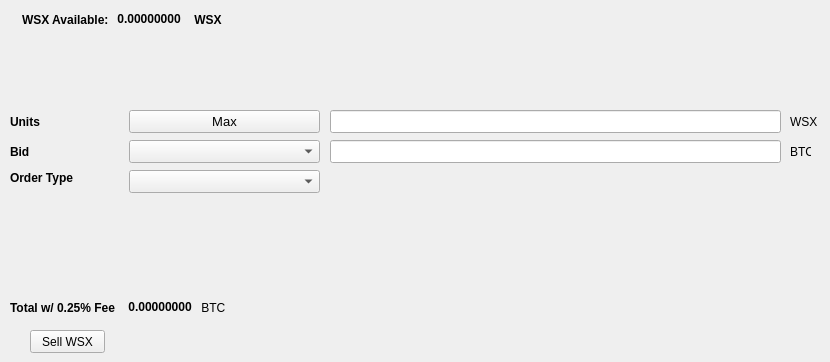
   <widget class="QWidget" name="SellTab">
    <attribute name="title">
     <string>Sell</string>
    </attribute>
    <widget class="QLabel" name="label_16">
     <property name="geometry">
      <rect>
       <x>790</x>
       <y>140</y>
       <width>21</width>
       <height>23</height>
      </rect>
     </property>
     <property name="text">
      <string>BTC</string>
     </property>
    </widget>
    <widget class="QComboBox" name="SellBidcomboBox">
     <property name="geometry">
      <rect>
       <x>129</x>
       <y>140</y>
       <width>191</width>
       <height>23</height>
      </rect>
     </property>
     <property name="font">
      <font>
       <pointsize>10</pointsize>
      </font>
     </property>
    </widget>
    <widget class="QLabel" name="label_18">
     <property name="geometry">
      <rect>
       <x>10</x>
       <y>110</y>
       <width>46</width>
       <height>23</height>
      </rect>
     </property>
     <property name="font">
      <font>
       <weight>75</weight>
       <bold>true</bold>
      </font>
     </property>
     <property name="text">
      <string>Units</string>
     </property>
    </widget>
    <widget class="QPushButton" name="Sell_Max_Amount">
     <property name="geometry">
      <rect>
       <x>129</x>
       <y>110</y>
       <width>191</width>
       <height>23</height>
      </rect>
     </property>
     <property name="font">
      <font>
       <pointsize>10</pointsize>
      </font>
     </property>
     <property name="text">
      <string>Max</string>
     </property>
    </widget>
    <widget class="QLabel" name="label_20">
     <property name="geometry">
      <rect>
       <x>10</x>
       <y>170</y>
       <width>71</width>
       <height>16</height>
      </rect>
     </property>
     <property name="font">
      <font>
       <weight>75</weight>
       <bold>true</bold>
      </font>
     </property>
     <property name="text">
      <string>Order Type</string>
     </property>
    </widget>
    <widget class="QComboBox" name="SellOrdertypeCombo">
     <property name="geometry">
      <rect>
       <x>129</x>
       <y>170</y>
       <width>191</width>
       <height>23</height>
      </rect>
     </property>
     <property name="font">
      <font>
       <pointsize>10</pointsize>
      </font>
     </property>
    </widget>
    <widget class="QLabel" name="label_21">
     <property name="geometry">
      <rect>
       <x>10</x>
       <y>140</y>
       <width>46</width>
       <height>23</height>
      </rect>
     </property>
     <property name="font">
      <font>
       <weight>75</weight>
       <bold>true</bold>
      </font>
     </property>
     <property name="text">
      <string>Bid</string>
     </property>
    </widget>
    <widget class="QLabel" name="label_22">
     <property name="geometry">
      <rect>
       <x>790</x>
       <y>110</y>
       <width>31</width>
       <height>23</height>
      </rect>
     </property>
     <property name="text">
      <string>WSX</string>
     </property>
    </widget>
    <widget class="QLineEdit" name="UnitsInputICB">
     <property name="geometry">
      <rect>
       <x>330</x>
       <y>110</y>
       <width>451</width>
       <height>23</height>
      </rect>
     </property>
     <property name="font">
      <font>
       <pointsize>9</pointsize>
       <weight>75</weight>
       <bold>true</bold>
      </font>
     </property>
    </widget>
    <widget class="QLineEdit" name="SellBidPriceEdit">
     <property name="geometry">
      <rect>
       <x>330</x>
       <y>140</y>
       <width>451</width>
       <height>23</height>
      </rect>
     </property>
     <property name="font">
      <font>
       <pointsize>9</pointsize>
       <weight>75</weight>
       <bold>true</bold>
      </font>
     </property>
    </widget>
    <widget class="QPushButton" name="SellICBBTN">
     <property name="geometry">
      <rect>
       <x>30</x>
       <y>330</y>
       <width>75</width>
       <height>23</height>
      </rect>
     </property>
     <property name="text">
      <string>Sell WSX</string>
     </property>
    </widget>
    <widget class="QWidget" name="layoutWidget">
     <property name="geometry">
      <rect>
       <x>22</x>
       <y>12</y>
       <width>200</width>
       <height>15</height>
      </rect>
     </property>
     <layout class="QHBoxLayout" name="horizontalLayout">
      <item>
       <widget class="QLabel" name="label232_2">
        <property name="font">
         <font>
          <weight>75</weight>
          <bold>true</bold>
         </font>
        </property>
        <property name="text">
         <string>WSX Available:</string>
        </property>
       </widget>
      </item>
      <item>
       <widget class="QLabel" name="ICBAvailableLabel">
        <property name="palette">
         <palette>
          <active>
           <colorrole role="WindowText">
            <brush brushstyle="SolidPattern">
             <color alpha="255">
              <red>0</red>
              <green>0</green>
              <blue>0</blue>
             </color>
            </brush>
           </colorrole>
           <colorrole role="Button">
            <brush brushstyle="SolidPattern">
             <color alpha="255">
              <red>0</red>
              <green>170</green>
              <blue>0</blue>
             </color>
            </brush>
           </colorrole>
           <colorrole role="Light">
            <brush brushstyle="SolidPattern">
             <color alpha="255">
              <red>0</red>
              <green>255</green>
              <blue>0</blue>
             </color>
            </brush>
           </colorrole>
           <colorrole role="Midlight">
            <brush brushstyle="SolidPattern">
             <color alpha="255">
              <red>0</red>
              <green>212</green>
              <blue>0</blue>
             </color>
            </brush>
           </colorrole>
           <colorrole role="Dark">
            <brush brushstyle="SolidPattern">
             <color alpha="255">
              <red>0</red>
              <green>85</green>
              <blue>0</blue>
             </color>
            </brush>
           </colorrole>
           <colorrole role="Mid">
            <brush brushstyle="SolidPattern">
             <color alpha="255">
              <red>0</red>
              <green>113</green>
              <blue>0</blue>
             </color>
            </brush>
           </colorrole>
           <colorrole role="Text">
            <brush brushstyle="SolidPattern">
             <color alpha="255">
              <red>0</red>
              <green>170</green>
              <blue>0</blue>
             </color>
            </brush>
           </colorrole>
           <colorrole role="BrightText">
            <brush brushstyle="SolidPattern">
             <color alpha="255">
              <red>255</red>
              <green>255</green>
              <blue>255</blue>
             </color>
            </brush>
           </colorrole>
           <colorrole role="ButtonText">
            <brush brushstyle="SolidPattern">
             <color alpha="255">
              <red>0</red>
              <green>0</green>
              <blue>0</blue>
             </color>
            </brush>
           </colorrole>
           <colorrole role="Base">
            <brush brushstyle="SolidPattern">
             <color alpha="255">
              <red>255</red>
              <green>255</green>
              <blue>255</blue>
             </color>
            </brush>
           </colorrole>
           <colorrole role="Window">
            <brush brushstyle="SolidPattern">
             <color alpha="255">
              <red>0</red>
              <green>170</green>
              <blue>0</blue>
             </color>
            </brush>
           </colorrole>
           <colorrole role="Shadow">
            <brush brushstyle="SolidPattern">
             <color alpha="255">
              <red>0</red>
              <green>0</green>
              <blue>0</blue>
             </color>
            </brush>
           </colorrole>
           <colorrole role="AlternateBase">
            <brush brushstyle="SolidPattern">
             <color alpha="255">
              <red>127</red>
              <green>212</green>
              <blue>127</blue>
             </color>
            </brush>
           </colorrole>
           <colorrole role="ToolTipBase">
            <brush brushstyle="SolidPattern">
             <color alpha="255">
              <red>255</red>
              <green>255</green>
              <blue>220</blue>
             </color>
            </brush>
           </colorrole>
           <colorrole role="ToolTipText">
            <brush brushstyle="SolidPattern">
             <color alpha="255">
              <red>0</red>
              <green>0</green>
              <blue>0</blue>
             </color>
            </brush>
           </colorrole>
          </active>
          <inactive>
           <colorrole role="WindowText">
            <brush brushstyle="SolidPattern">
             <color alpha="255">
              <red>0</red>
              <green>0</green>
              <blue>0</blue>
             </color>
            </brush>
           </colorrole>
           <colorrole role="Button">
            <brush brushstyle="SolidPattern">
             <color alpha="255">
              <red>0</red>
              <green>170</green>
              <blue>0</blue>
             </color>
            </brush>
           </colorrole>
           <colorrole role="Light">
            <brush brushstyle="SolidPattern">
             <color alpha="255">
              <red>0</red>
              <green>255</green>
              <blue>0</blue>
             </color>
            </brush>
           </colorrole>
           <colorrole role="Midlight">
            <brush brushstyle="SolidPattern">
             <color alpha="255">
              <red>0</red>
              <green>212</green>
              <blue>0</blue>
             </color>
            </brush>
           </colorrole>
           <colorrole role="Dark">
            <brush brushstyle="SolidPattern">
             <color alpha="255">
              <red>0</red>
              <green>85</green>
              <blue>0</blue>
             </color>
            </brush>
           </colorrole>
           <colorrole role="Mid">
            <brush brushstyle="SolidPattern">
             <color alpha="255">
              <red>0</red>
              <green>113</green>
              <blue>0</blue>
             </color>
            </brush>
           </colorrole>
           <colorrole role="Text">
            <brush brushstyle="SolidPattern">
             <color alpha="255">
              <red>0</red>
              <green>170</green>
              <blue>0</blue>
             </color>
            </brush>
           </colorrole>
           <colorrole role="BrightText">
            <brush brushstyle="SolidPattern">
             <color alpha="255">
              <red>255</red>
              <green>255</green>
              <blue>255</blue>
             </color>
            </brush>
           </colorrole>
           <colorrole role="ButtonText">
            <brush brushstyle="SolidPattern">
             <color alpha="255">
              <red>0</red>
              <green>0</green>
              <blue>0</blue>
             </color>
            </brush>
           </colorrole>
           <colorrole role="Base">
            <brush brushstyle="SolidPattern">
             <color alpha="255">
              <red>255</red>
              <green>255</green>
              <blue>255</blue>
             </color>
            </brush>
           </colorrole>
           <colorrole role="Window">
            <brush brushstyle="SolidPattern">
             <color alpha="255">
              <red>0</red>
              <green>170</green>
              <blue>0</blue>
             </color>
            </brush>
           </colorrole>
           <colorrole role="Shadow">
            <brush brushstyle="SolidPattern">
             <color alpha="255">
              <red>0</red>
              <green>0</green>
              <blue>0</blue>
             </color>
            </brush>
           </colorrole>
           <colorrole role="AlternateBase">
            <brush brushstyle="SolidPattern">
             <color alpha="255">
              <red>127</red>
              <green>212</green>
              <blue>127</blue>
             </color>
            </brush>
           </colorrole>
           <colorrole role="ToolTipBase">
            <brush brushstyle="SolidPattern">
             <color alpha="255">
              <red>255</red>
              <green>255</green>
              <blue>220</blue>
             </color>
            </brush>
           </colorrole>
           <colorrole role="ToolTipText">
            <brush brushstyle="SolidPattern">
             <color alpha="255">
              <red>0</red>
              <green>0</green>
              <blue>0</blue>
             </color>
            </brush>
           </colorrole>
          </inactive>
          <disabled>
           <colorrole role="WindowText">
            <brush brushstyle="SolidPattern">
             <color alpha="255">
              <red>0</red>
              <green>85</green>
              <blue>0</blue>
             </color>
            </brush>
           </colorrole>
           <colorrole role="Button">
            <brush brushstyle="SolidPattern">
             <color alpha="255">
              <red>0</red>
              <green>170</green>
              <blue>0</blue>
             </color>
            </brush>
           </colorrole>
           <colorrole role="Light">
            <brush brushstyle="SolidPattern">
             <color alpha="255">
              <red>0</red>
              <green>255</green>
              <blue>0</blue>
             </color>
            </brush>
           </colorrole>
           <colorrole role="Midlight">
            <brush brushstyle="SolidPattern">
             <color alpha="255">
              <red>0</red>
              <green>212</green>
              <blue>0</blue>
             </color>
            </brush>
           </colorrole>
           <colorrole role="Dark">
            <brush brushstyle="SolidPattern">
             <color alpha="255">
              <red>0</red>
              <green>85</green>
              <blue>0</blue>
             </color>
            </brush>
           </colorrole>
           <colorrole role="Mid">
            <brush brushstyle="SolidPattern">
             <color alpha="255">
              <red>0</red>
              <green>113</green>
              <blue>0</blue>
             </color>
            </brush>
           </colorrole>
           <colorrole role="Text">
            <brush brushstyle="SolidPattern">
             <color alpha="255">
              <red>0</red>
              <green>85</green>
              <blue>0</blue>
             </color>
            </brush>
           </colorrole>
           <colorrole role="BrightText">
            <brush brushstyle="SolidPattern">
             <color alpha="255">
              <red>255</red>
              <green>255</green>
              <blue>255</blue>
             </color>
            </brush>
           </colorrole>
           <colorrole role="ButtonText">
            <brush brushstyle="SolidPattern">
             <color alpha="255">
              <red>0</red>
              <green>85</green>
              <blue>0</blue>
             </color>
            </brush>
           </colorrole>
           <colorrole role="Base">
            <brush brushstyle="SolidPattern">
             <color alpha="255">
              <red>0</red>
              <green>170</green>
              <blue>0</blue>
             </color>
            </brush>
           </colorrole>
           <colorrole role="Window">
            <brush brushstyle="SolidPattern">
             <color alpha="255">
              <red>0</red>
              <green>170</green>
              <blue>0</blue>
             </color>
            </brush>
           </colorrole>
           <colorrole role="Shadow">
            <brush brushstyle="SolidPattern">
             <color alpha="255">
              <red>0</red>
              <green>0</green>
              <blue>0</blue>
             </color>
            </brush>
           </colorrole>
           <colorrole role="AlternateBase">
            <brush brushstyle="SolidPattern">
             <color alpha="255">
              <red>0</red>
              <green>170</green>
              <blue>0</blue>
             </color>
            </brush>
           </colorrole>
           <colorrole role="ToolTipBase">
            <brush brushstyle="SolidPattern">
             <color alpha="255">
              <red>255</red>
              <green>255</green>
              <blue>220</blue>
             </color>
            </brush>
           </colorrole>
           <colorrole role="ToolTipText">
            <brush brushstyle="SolidPattern">
             <color alpha="255">
              <red>0</red>
              <green>0</green>
              <blue>0</blue>
             </color>
            </brush>
           </colorrole>
          </disabled>
         </palette>
        </property>
        <property name="font">
         <font>
          <weight>75</weight>
          <bold>true</bold>
         </font>
        </property>
        <property name="text">
         <string> 0.00000000 </string>
        </property>
        <property name="textInteractionFlags">
         <set>Qt::LinksAccessibleByMouse|Qt::TextSelectableByKeyboard|Qt::TextSelectableByMouse</set>
        </property>
       </widget>
      </item>
      <item>
       <widget class="QLabel" name="labelICB">
        <property name="font">
         <font>
          <weight>75</weight>
          <bold>true</bold>
         </font>
        </property>
        <property name="text">
         <string> WSX</string>
        </property>
       </widget>
      </item>
     </layout>
    </widget>
    <widget class="QWidget" name="layoutWidget">
     <property name="geometry">
      <rect>
       <x>10</x>
       <y>300</y>
       <width>218</width>
       <height>15</height>
      </rect>
     </property>
     <layout class="QHBoxLayout" name="horizontalLayout_2">
      <item>
       <widget class="QLabel" name="label_19">
        <property name="font">
         <font>
          <weight>75</weight>
          <bold>true</bold>
         </font>
        </property>
        <property name="text">
         <string>Total w/ 0.25% Fee </string>
        </property>
       </widget>
      </item>
      <item>
       <widget class="QLabel" name="SellCostLabel">
        <property name="palette">
         <palette>
          <active>
           <colorrole role="WindowText">
            <brush brushstyle="SolidPattern">
             <color alpha="255">
              <red>0</red>
              <green>0</green>
              <blue>0</blue>
             </color>
            </brush>
           </colorrole>
           <colorrole role="Button">
            <brush brushstyle="SolidPattern">
             <color alpha="255">
              <red>0</red>
              <green>170</green>
              <blue>0</blue>
             </color>
            </brush>
           </colorrole>
           <colorrole role="Light">
            <brush brushstyle="SolidPattern">
             <color alpha="255">
              <red>0</red>
              <green>255</green>
              <blue>0</blue>
             </color>
            </brush>
           </colorrole>
           <colorrole role="Midlight">
            <brush brushstyle="SolidPattern">
             <color alpha="255">
              <red>0</red>
              <green>212</green>
              <blue>0</blue>
             </color>
            </brush>
           </colorrole>
           <colorrole role="Dark">
            <brush brushstyle="SolidPattern">
             <color alpha="255">
              <red>0</red>
              <green>85</green>
              <blue>0</blue>
             </color>
            </brush>
           </colorrole>
           <colorrole role="Mid">
            <brush brushstyle="SolidPattern">
             <color alpha="255">
              <red>0</red>
              <green>113</green>
              <blue>0</blue>
             </color>
            </brush>
           </colorrole>
           <colorrole role="Text">
            <brush brushstyle="SolidPattern">
             <color alpha="255">
              <red>0</red>
              <green>170</green>
              <blue>0</blue>
             </color>
            </brush>
           </colorrole>
           <colorrole role="BrightText">
            <brush brushstyle="SolidPattern">
             <color alpha="255">
              <red>255</red>
              <green>255</green>
              <blue>255</blue>
             </color>
            </brush>
           </colorrole>
           <colorrole role="ButtonText">
            <brush brushstyle="SolidPattern">
             <color alpha="255">
              <red>0</red>
              <green>0</green>
              <blue>0</blue>
             </color>
            </brush>
           </colorrole>
           <colorrole role="Base">
            <brush brushstyle="SolidPattern">
             <color alpha="255">
              <red>255</red>
              <green>255</green>
              <blue>255</blue>
             </color>
            </brush>
           </colorrole>
           <colorrole role="Window">
            <brush brushstyle="SolidPattern">
             <color alpha="255">
              <red>0</red>
              <green>170</green>
              <blue>0</blue>
             </color>
            </brush>
           </colorrole>
           <colorrole role="Shadow">
            <brush brushstyle="SolidPattern">
             <color alpha="255">
              <red>0</red>
              <green>0</green>
              <blue>0</blue>
             </color>
            </brush>
           </colorrole>
           <colorrole role="AlternateBase">
            <brush brushstyle="SolidPattern">
             <color alpha="255">
              <red>127</red>
              <green>212</green>
              <blue>127</blue>
             </color>
            </brush>
           </colorrole>
           <colorrole role="ToolTipBase">
            <brush brushstyle="SolidPattern">
             <color alpha="255">
              <red>255</red>
              <green>255</green>
              <blue>220</blue>
             </color>
            </brush>
           </colorrole>
           <colorrole role="ToolTipText">
            <brush brushstyle="SolidPattern">
             <color alpha="255">
              <red>0</red>
              <green>0</green>
              <blue>0</blue>
             </color>
            </brush>
           </colorrole>
          </active>
          <inactive>
           <colorrole role="WindowText">
            <brush brushstyle="SolidPattern">
             <color alpha="255">
              <red>0</red>
              <green>0</green>
              <blue>0</blue>
             </color>
            </brush>
           </colorrole>
           <colorrole role="Button">
            <brush brushstyle="SolidPattern">
             <color alpha="255">
              <red>0</red>
              <green>170</green>
              <blue>0</blue>
             </color>
            </brush>
           </colorrole>
           <colorrole role="Light">
            <brush brushstyle="SolidPattern">
             <color alpha="255">
              <red>0</red>
              <green>255</green>
              <blue>0</blue>
             </color>
            </brush>
           </colorrole>
           <colorrole role="Midlight">
            <brush brushstyle="SolidPattern">
             <color alpha="255">
              <red>0</red>
              <green>212</green>
              <blue>0</blue>
             </color>
            </brush>
           </colorrole>
           <colorrole role="Dark">
            <brush brushstyle="SolidPattern">
             <color alpha="255">
              <red>0</red>
              <green>85</green>
              <blue>0</blue>
             </color>
            </brush>
           </colorrole>
           <colorrole role="Mid">
            <brush brushstyle="SolidPattern">
             <color alpha="255">
              <red>0</red>
              <green>113</green>
              <blue>0</blue>
             </color>
            </brush>
           </colorrole>
           <colorrole role="Text">
            <brush brushstyle="SolidPattern">
             <color alpha="255">
              <red>0</red>
              <green>170</green>
              <blue>0</blue>
             </color>
            </brush>
           </colorrole>
           <colorrole role="BrightText">
            <brush brushstyle="SolidPattern">
             <color alpha="255">
              <red>255</red>
              <green>255</green>
              <blue>255</blue>
             </color>
            </brush>
           </colorrole>
           <colorrole role="ButtonText">
            <brush brushstyle="SolidPattern">
             <color alpha="255">
              <red>0</red>
              <green>0</green>
              <blue>0</blue>
             </color>
            </brush>
           </colorrole>
           <colorrole role="Base">
            <brush brushstyle="SolidPattern">
             <color alpha="255">
              <red>255</red>
              <green>255</green>
              <blue>255</blue>
             </color>
            </brush>
           </colorrole>
           <colorrole role="Window">
            <brush brushstyle="SolidPattern">
             <color alpha="255">
              <red>0</red>
              <green>170</green>
              <blue>0</blue>
             </color>
            </brush>
           </colorrole>
           <colorrole role="Shadow">
            <brush brushstyle="SolidPattern">
             <color alpha="255">
              <red>0</red>
              <green>0</green>
              <blue>0</blue>
             </color>
            </brush>
           </colorrole>
           <colorrole role="AlternateBase">
            <brush brushstyle="SolidPattern">
             <color alpha="255">
              <red>127</red>
              <green>212</green>
              <blue>127</blue>
             </color>
            </brush>
           </colorrole>
           <colorrole role="ToolTipBase">
            <brush brushstyle="SolidPattern">
             <color alpha="255">
              <red>255</red>
              <green>255</green>
              <blue>220</blue>
             </color>
            </brush>
           </colorrole>
           <colorrole role="ToolTipText">
            <brush brushstyle="SolidPattern">
             <color alpha="255">
              <red>0</red>
              <green>0</green>
              <blue>0</blue>
             </color>
            </brush>
           </colorrole>
          </inactive>
          <disabled>
           <colorrole role="WindowText">
            <brush brushstyle="SolidPattern">
             <color alpha="255">
              <red>0</red>
              <green>85</green>
              <blue>0</blue>
             </color>
            </brush>
           </colorrole>
           <colorrole role="Button">
            <brush brushstyle="SolidPattern">
             <color alpha="255">
              <red>0</red>
              <green>170</green>
              <blue>0</blue>
             </color>
            </brush>
           </colorrole>
           <colorrole role="Light">
            <brush brushstyle="SolidPattern">
             <color alpha="255">
              <red>0</red>
              <green>255</green>
              <blue>0</blue>
             </color>
            </brush>
           </colorrole>
           <colorrole role="Midlight">
            <brush brushstyle="SolidPattern">
             <color alpha="255">
              <red>0</red>
              <green>212</green>
              <blue>0</blue>
             </color>
            </brush>
           </colorrole>
           <colorrole role="Dark">
            <brush brushstyle="SolidPattern">
             <color alpha="255">
              <red>0</red>
              <green>85</green>
              <blue>0</blue>
             </color>
            </brush>
           </colorrole>
           <colorrole role="Mid">
            <brush brushstyle="SolidPattern">
             <color alpha="255">
              <red>0</red>
              <green>113</green>
              <blue>0</blue>
             </color>
            </brush>
           </colorrole>
           <colorrole role="Text">
            <brush brushstyle="SolidPattern">
             <color alpha="255">
              <red>0</red>
              <green>85</green>
              <blue>0</blue>
             </color>
            </brush>
           </colorrole>
           <colorrole role="BrightText">
            <brush brushstyle="SolidPattern">
             <color alpha="255">
              <red>255</red>
              <green>255</green>
              <blue>255</blue>
             </color>
            </brush>
           </colorrole>
           <colorrole role="ButtonText">
            <brush brushstyle="SolidPattern">
             <color alpha="255">
              <red>0</red>
              <green>85</green>
              <blue>0</blue>
             </color>
            </brush>
           </colorrole>
           <colorrole role="Base">
            <brush brushstyle="SolidPattern">
             <color alpha="255">
              <red>0</red>
              <green>170</green>
              <blue>0</blue>
             </color>
            </brush>
           </colorrole>
           <colorrole role="Window">
            <brush brushstyle="SolidPattern">
             <color alpha="255">
              <red>0</red>
              <green>170</green>
              <blue>0</blue>
             </color>
            </brush>
           </colorrole>
           <colorrole role="Shadow">
            <brush brushstyle="SolidPattern">
             <color alpha="255">
              <red>0</red>
              <green>0</green>
              <blue>0</blue>
             </color>
            </brush>
           </colorrole>
           <colorrole role="AlternateBase">
            <brush brushstyle="SolidPattern">
             <color alpha="255">
              <red>0</red>
              <green>170</green>
              <blue>0</blue>
             </color>
            </brush>
           </colorrole>
           <colorrole role="ToolTipBase">
            <brush brushstyle="SolidPattern">
             <color alpha="255">
              <red>255</red>
              <green>255</green>
              <blue>220</blue>
             </color>
            </brush>
           </colorrole>
           <colorrole role="ToolTipText">
            <brush brushstyle="SolidPattern">
             <color alpha="255">
              <red>0</red>
              <green>0</green>
              <blue>0</blue>
             </color>
            </brush>
           </colorrole>
          </disabled>
         </palette>
        </property>
        <property name="font">
         <font>
          <weight>75</weight>
          <bold>true</bold>
         </font>
        </property>
        <property name="autoFillBackground">
         <bool>false</bool>
        </property>
        <property name="text">
         <string> 0.00000000</string>
        </property>
        <property name="textInteractionFlags">
         <set>Qt::LinksAccessibleByMouse|Qt::TextSelectableByMouse</set>
        </property>
       </widget>
      </item>
      <item>
       <widget class="QLabel" name="label_17">
        <property name="font">
         <font>
          <weight>50</weight>
          <bold>false</bold>
         </font>
        </property>
        <property name="text">
         <string> BTC</string>
        </property>
       </widget>
      </item>
     </layout>
    </widget>
   </widget>
